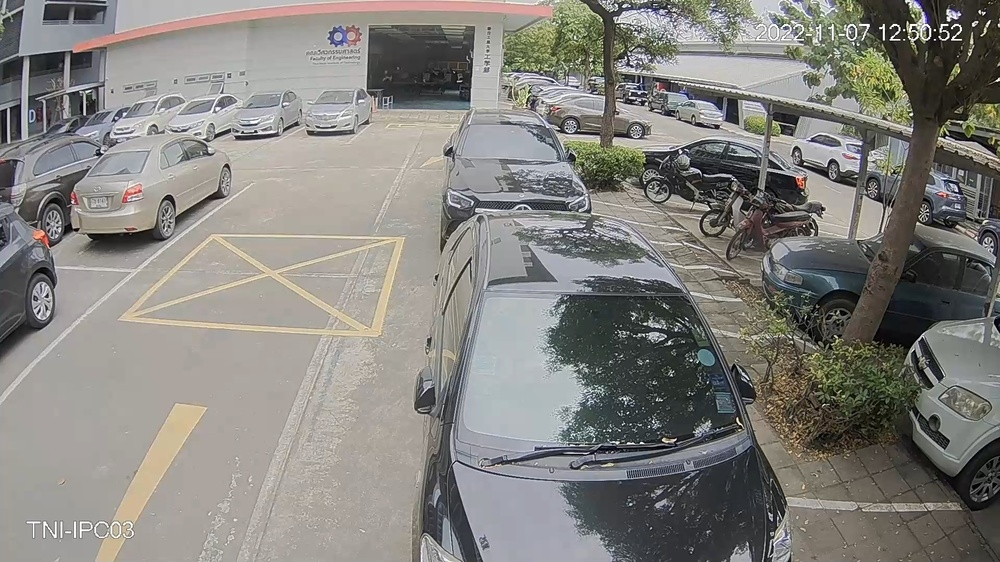
#> input picture IPC03/TniParkImg.jpg, 1000 x 562 px, shrunk from 1920 x 1080 before the run
$ python hough.py
#> lines starting #> are read from the running program, lines starting #| are printed output that depends on the picture; after the words box and inside, x2 and y2 are one past the last pixel; in counts of white or black regions, pixels touching at a corner belong together
import cv2
import numpy as np

img = cv2.imread("TniParkImg.jpg")
#> img is the input picture: shape (562, 1000, 3); mean B, G, R 125.9, 130.5, 132.3
gray = cv2.cvtColor(img, cv2.COLOR_BGR2GRAY)
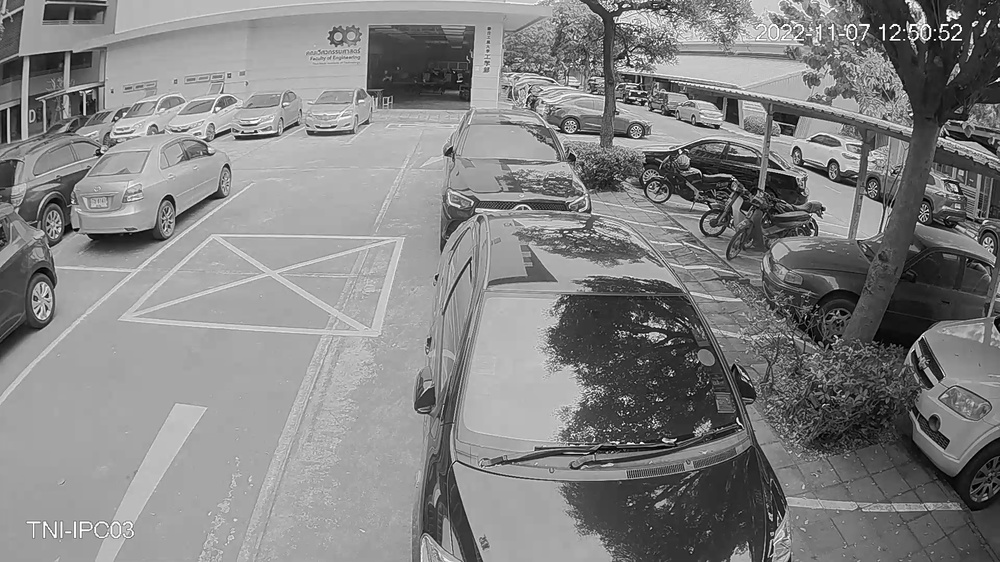
#> gray: shape (562, 1000); min 0, max 255, mean 130.5
kernel_size = 5
# blur_gray = cv2.GaussianBlur(gray, (kernel_size, kernel_size), 0)


blur_gray = cv2.GaussianBlur(src=gray, ksize=(5, 5), sigmaX=0)
cv2.imshow("blur", blur_gray)
edges = cv2.Canny(blur_gray, 50, 150, apertureSize=3)
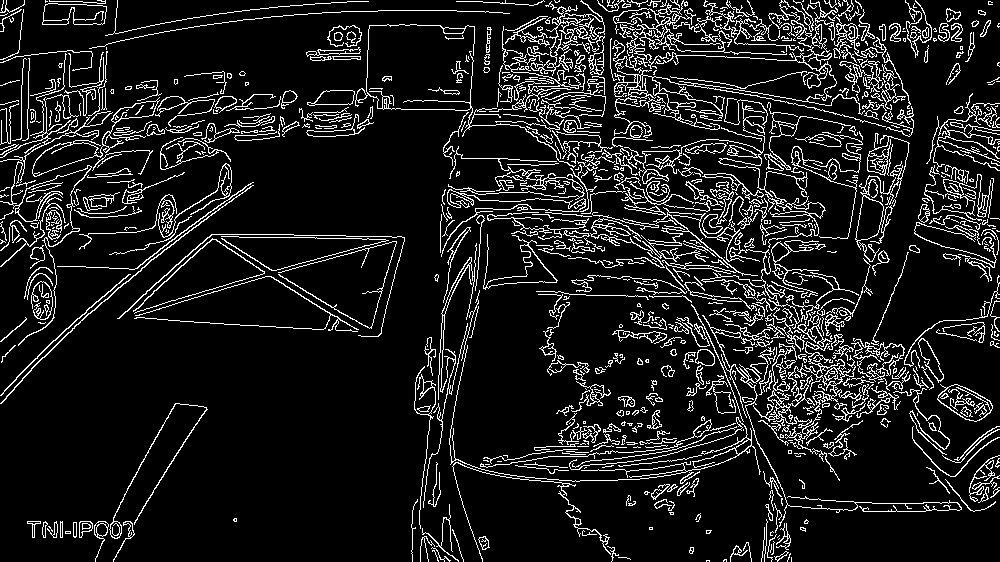
#> edges: shape (562, 1000); 11% white in thin lines or dots
cv2.imshow("canny", edges)
lines = cv2.HoughLinesP(image=edges, rho=1, theta=np.pi/180, threshold=80, minLineLength=15, maxLineGap=5)
#> lines = 1422 rows, first 6: [211, 234, 262, 234], [181, 301, 268, 276], [498, 109, 517, 109], [377, 102, 393, 101], [258, 121, 283, 118], [667, 213, 736, 271]
print(lines)
#> (printed output is left out)
for x1,y1,x2,y2 in lines[0]:
    cv2.line(img,(x1,y1),(x2,y2),(0,255,0),2)
#> this loop made 1 pass
#> img: shape (562, 1000, 3); 0.03% of pixels changed, all inside (x1, y1, x2, y2) = (210, 233, 264, 236)


cv2.imshow("hough", img)
cv2.waitKey(0)
